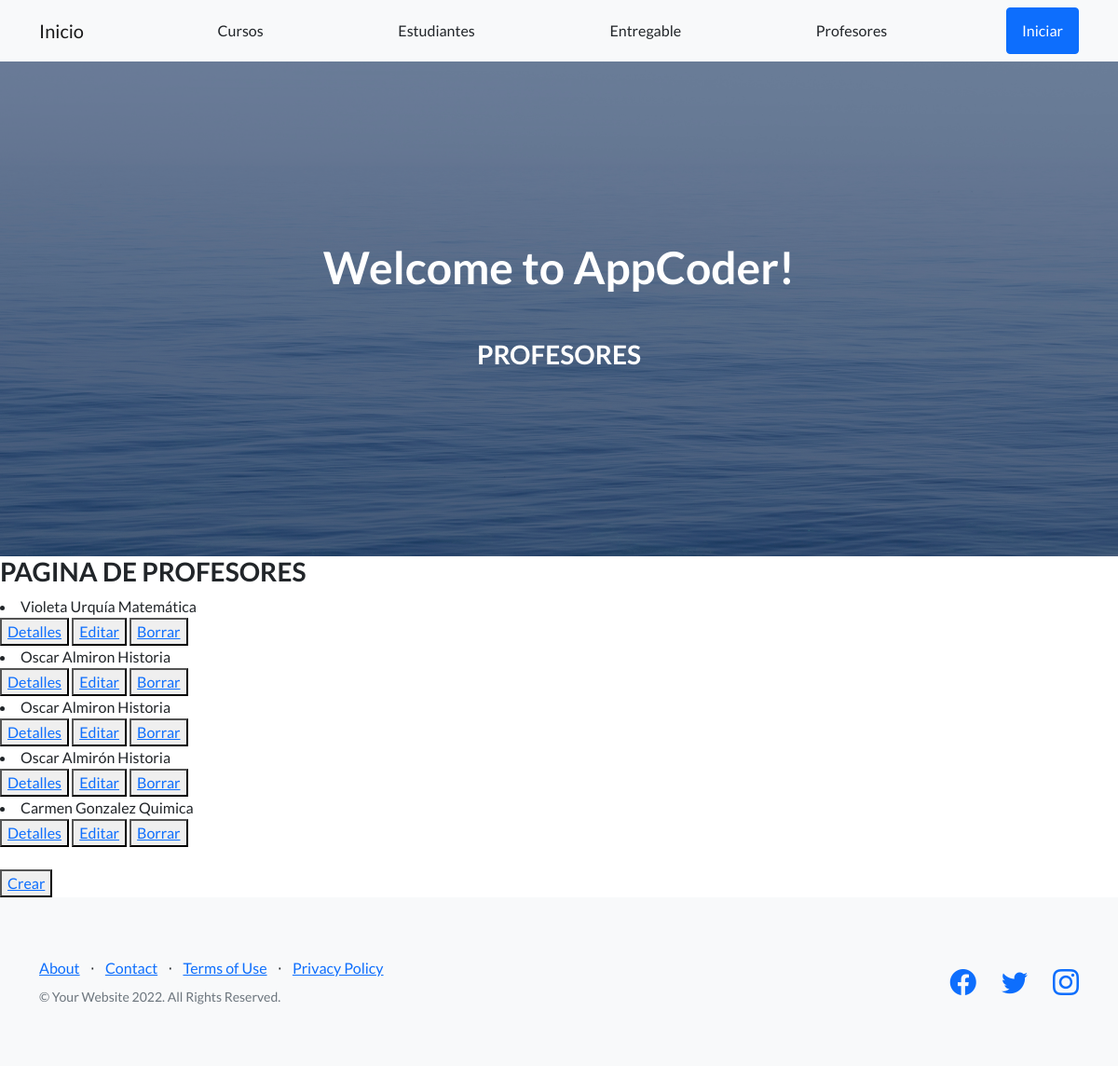
Screenshot of /appCoder/profesor/list/ with the database file from the repository.
### AppCoder/models.py (models this page shows)
class Profesor(models.Model):
    nombre = models.CharField(max_length=40)
    apellido = models.CharField(max_length=40)
    materia = models.CharField(max_length=40)
    def __str__(self) -> str:
        return self.nombre+" "+str(self.apellido)+" "+str(self.materia)

### AppCoder/views.py (the view)
# urls.py: path('profesor/list/', ProfesoresList.as_view(), name='profesor_listar'),
class ProfesoresList(ListView):
    model = Profesor
    template_name = 'AppCoder/profesor_list.html'

### AppCoder/template/AppCoder/profesor_list.html
{% extends "appCoder/padre.html" %}
{% load static %}
{% block contenidoQueCambia %}
<h3>PAGINA DE PROFESORES</h3>
{% for profesor in object_list %}
<li>{{profesor}}</li>
<button>
    <a href="% url 'profesor_detalle' profesor.id %">Detalles</a>
</button>
<button>
    <a href="% url 'profesor_editar' profesor.id %">Editar</a>
</button>
<button>
    <a href="% url 'profesor_borrar' profesor.id %">Borrar</a>
</button>
{% endfor %}
<br>
<br>
<button>
    <a href="% url 'profesor_crear' profesor.id %">Crear</a>
</button>
{% endblock %}
{% block section_name %}
<h3>PROFESORES</h3>
{% endblock %}

### rows the page displays
Profesor: nombre+apellido+materia "Violeta Urquía Matemática"
Profesor: nombre+apellido+materia "Oscar Almiron Historia"
Profesor: nombre+apellido+materia "Oscar Almiron Historia"
Profesor: nombre+apellido+materia "Oscar Almirón Historia"
Profesor: nombre+apellido+materia "Carmen Gonzalez Quimica"
